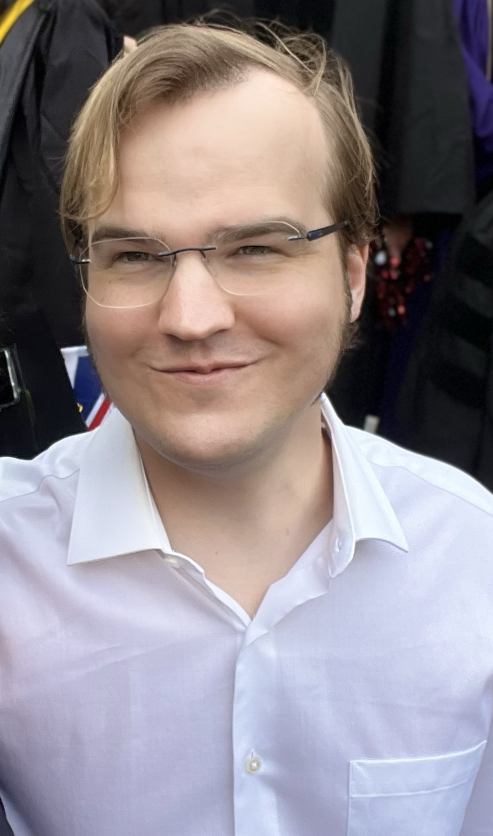
#> input picture src/images/Austin.png, 986 x 1671 px (shown at 1/2 size)
$ python reszie.py
#> lines starting #> are read from the running program, lines starting #| are printed output that depends on the picture
from PIL import Image
import os

# Directory containing the .png files
image = './images/jose_sc.png'
input_directory = "./images"
output_directory = './resizeImages'

# Create the output directory if it doesn't exist
os.makedirs(output_directory, exist_ok=True)

# Iterate over all files in the input directory
for filename in os.listdir(input_directory) or image:
    if filename.endswith('.png'):
        # Open an image file
        with Image.open(os.path.join(input_directory, filename)) as img:
            # Resize image
#> img is the input picture: PIL image 986x1671 RGB; mean R, G, B 142.8, 134.6, 139.9
            resized_img = img.resize((3936, 3843))
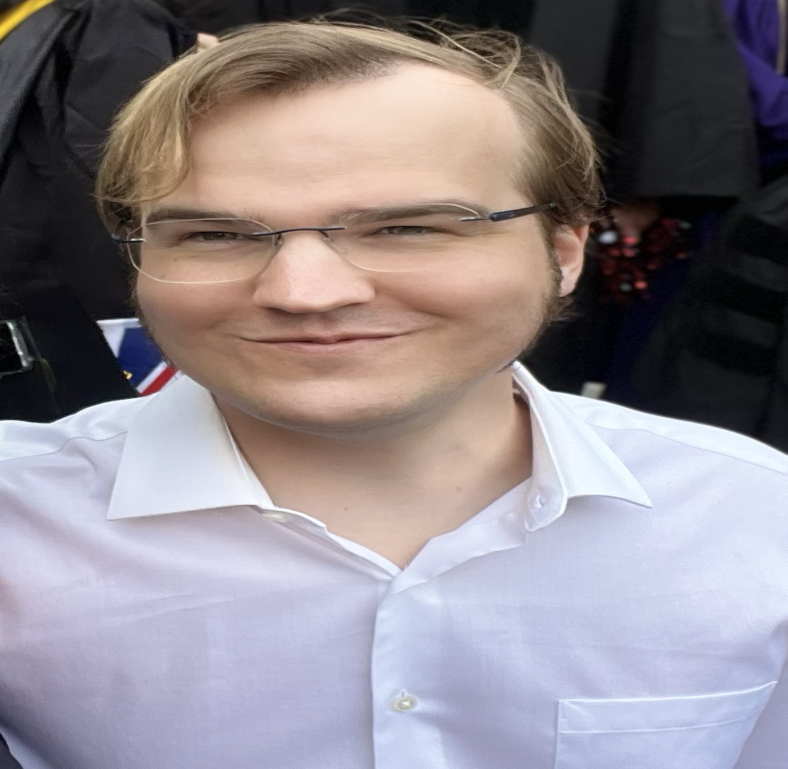
#> resized_img: PIL image 3936x3843 RGB (shown at 1/5 size); mean R, G, B 142.8, 134.6, 139.9

            # Save resized image to the output directory
            resized_img.save(os.path.join(output_directory, filename))
#> pass 2 of the loop `for filename in os.listdir(input_directory) or image:`:
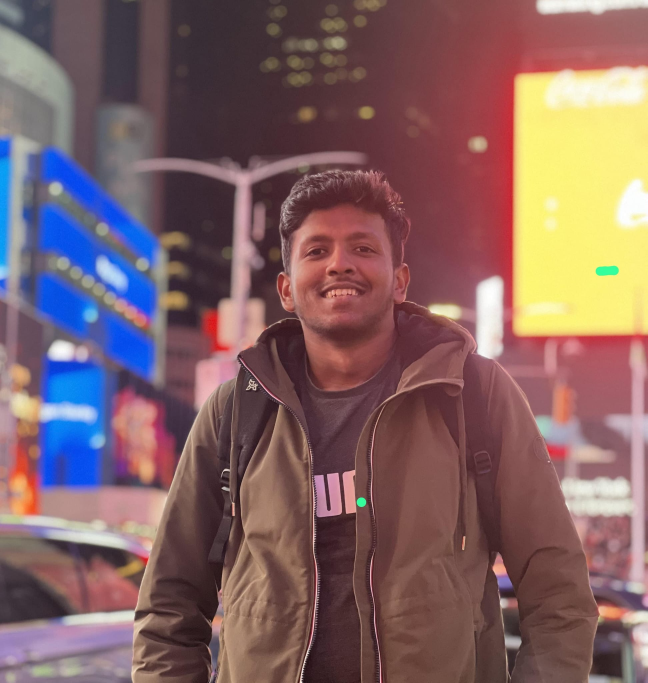
#> input picture src/images/Dhanush.png, 1943 x 2048 px (shown at 1/3 size)
#> img is the input picture: PIL image 1943x2048 RGB; mean R, G, B 130.4, 99.7, 100
#> `resized_img = img.resize((3936, 3843))`:
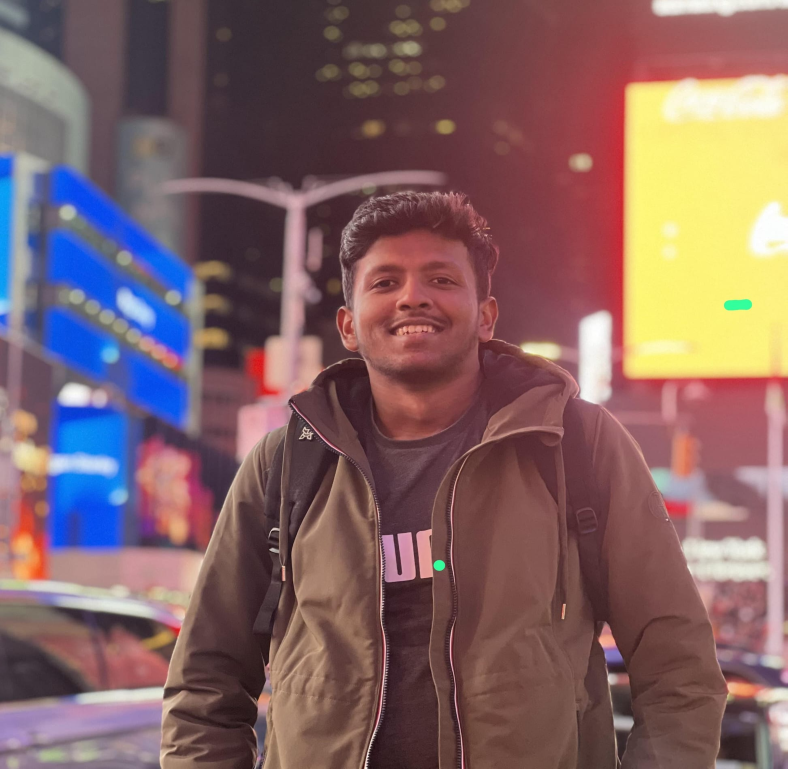
#> resized_img: PIL image 3936x3843 RGB (shown at 1/5 size); mean R, G, B 130.4, 99.7, 100

print("All images have been resized and saved.")
